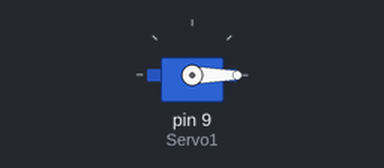
Simulated run of this sketch. Board: Arduino Uno, built with avr-gcc and run on an emulated ATmega328P. On the bench: servo.

Above: at 0.05 s.
At 1.5 s:
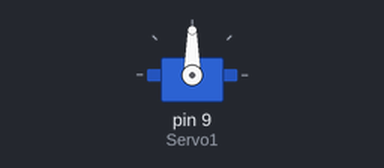
At 3.0 s:
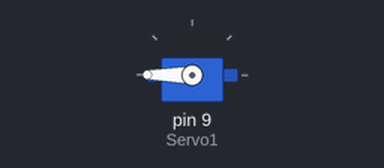
Timing chart, 0 to 6.9 s (numbered marks = the images above):
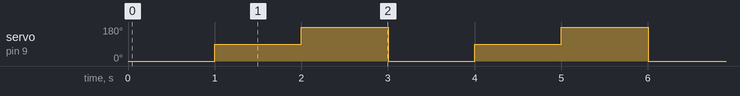

The sketch:

Servo_Motor.ino
```cpp
#include <Servo.h>            //Servo library

Servo Servo1;        //initialize a servo object for the connected servo

int angle = 0;

void setup()
{
  Servo1.attach(9);      // attach the signal pin of servo to pin9 of arduino
}

void loop()
{
  // Make servo go to 0 degrees
   Servo1.write(0);
   delay(1000);
   // Make servo go to 90 degrees
   Servo1.write(90);
   delay(1000);
   // Make servo go to 180 degrees
   Servo1.write(180);
   delay(1000);
}
```

Measured:
- by itself, servo on pin 9 (Servo1): repeats every 3.0 s: 180° 1.0 s, 0° 1.0 s, 90° 1.0 s
